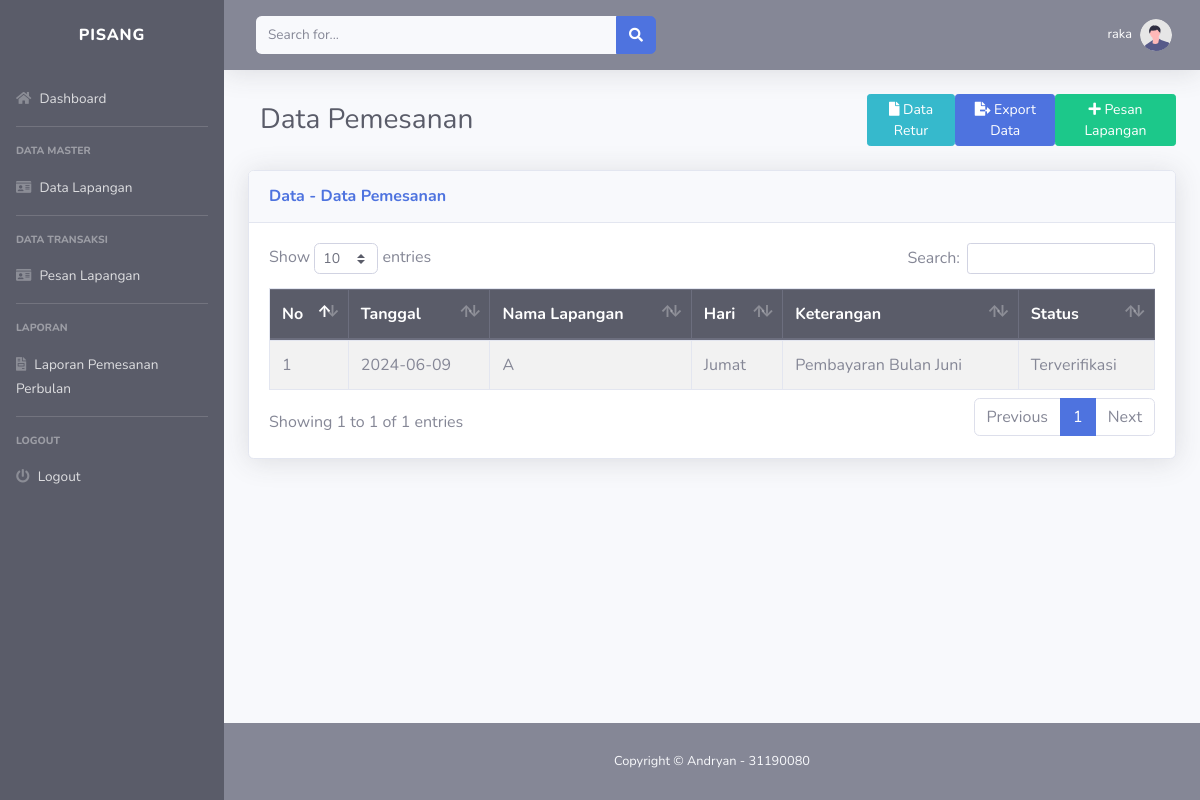
/usr/pesan_lapangan.php (signed in), run on the app's committed database.
### tables this page shows
CREATE TABLE `data_pesan_lapangan` (
  `id_pesanan` int(4) NOT NULL,
  `tanggal_pesanan` date NOT NULL,
  `id_hari` varchar(2) NOT NULL,
  `foto_pemesanan` varchar(100) NOT NULL,
  `id_lapangan` varchar(4) NOT NULL,
  `id_user` int(8) NOT NULL,
  `status` varchar(100) NOT NULL,
  `keterangan` varchar(255) NOT NULL
);

CREATE TABLE `data_lapangan` (
  `id_lapangan` varchar(4) NOT NULL,
  `nama_lapangan` varchar(255) NOT NULL,
  `alamat` varchar(255) NOT NULL
);

CREATE TABLE `data_hari` (
  `id_hari` varchar(2) NOT NULL,
  `hari` varchar(100) NOT NULL
);

### usr/pesan_lapangan.php (the view, shortened to what this page needs)
<?php
include '../function.php';
?>
<!DOCTYPE html>
<html>
    <head>
        <?php include "../layout/header.php"?>
    </head>
    <body id="page-top">
        <div id="wrapper">
            <?php include "sidebar.php"; ?>
            <div id="content-wrapper" class="d-flex flex-column">
                <div id="content">
                    <?php include "../layout/topbar.php";?>
                    <div class="container-fluid">
                        <div class="d-sm-flex align-items-center justify-content-between mb-4" >
                            <h2 class="h3 mb-0 text-gray-800 col-md-8">Data Pemesanan</h2>
                            <a href="export_stock.php" class="btn btn-info btn-sm" role="button">
                                <i class="fas fa-file"></i> Data Retur
                            </a>
                            <a href="export_masuk.php" class="btn btn-primary btn-sm" role="button" >
                                <i class="fas fa-file-export"></i> Export Data
                            </a>
                            <button type="button" class="btn btn-success btn-sm" data-toggle="modal" data-target="#addIncomingModal" >
                                <i class="fas fa-plus"></i>
                                Pesan Lapangan
                            </button>
                        </div>
                        <div class="card shadow mb-4">
                            <div class="card-header py-3">
                                <h6 class="m-0 font-weight-bold text-primary">
                                    Data - Data Pemesanan
                                </h6>
                            </div>
                            <div class="card-body">
                                <div class="table-responsive table-striped">
                                    <table class="table table-bordered" id="dataTable" width="100%" cellspacing="0" >
                                        <thead class="thead-dark">
                                            <tr>
                                                <th>No</th>
                                                <th>Tanggal</th>
                                                <th>Nama Lapangan</th>
                                                <th>Hari</th>
                                                <th>Keterangan</th>
                                                <th>Status</th>
                                            </tr>
                                        </thead>
                                        <tbody>
                                            <?php
                                            $id = $_SESSION['idUser'];
                                            $dataStock = mysqli_query($conn, "SELECT * FROM data_pesan_lapangan masuk, data_lapangan daftarLapangan, data_user daftarUser, data_hari daftarHari WHERE daftarLapangan.id_lapangan = masuk.id_lapangan && masuk.id_user = daftarUser.id_user && masuk.id_user = '$id' && masuk.id_hari = daftarHari.id_hari");
                                            $i = 1;
                                            while ($data = mysqli_fetch_array($dataStock)) {
                                              $namaHari = $data['hari'];
                                              $tanggal = $data['tanggal_pesanan'];
                                              $namaLapangan = $data['nama_lapangan'];
                                              $keterangan = $data['keterangan'];
                                              $status = $data['status'];
                                            ?>
                                            <tr>
                                                <td><?= $i++; ?></td>
                                                <td><?= $tanggal; ?></td>
                                                <td><?= ucwords($namaLapangan); ?></td>
                                                <td><?= $namaHari; ?></td>
                                                <td><?= $keterangan; ?></td>
                                                <td><?= ucwords($status); ?></td>
                                            </tr>
                                            <?php
                                            }
                                            ?>
                                        </tbody>
                                    </table>
                                </div>
                            </div>
                        </div>
                    </div>
                </div>
                <?php include "../layout/footer.php";?>
            </div>
        </div>
    </body>
</html>

### data on the page
data_pesan_lapangan: tanggal_pesanan "2024-06-09", id_lapangan.nama_lapangan "A", id_hari.hari "Jumat", keterangan "Pembayaran Bulan Juni", status "Terverifikasi"

### other printed values
$_SESSION['nama'] "raka"
